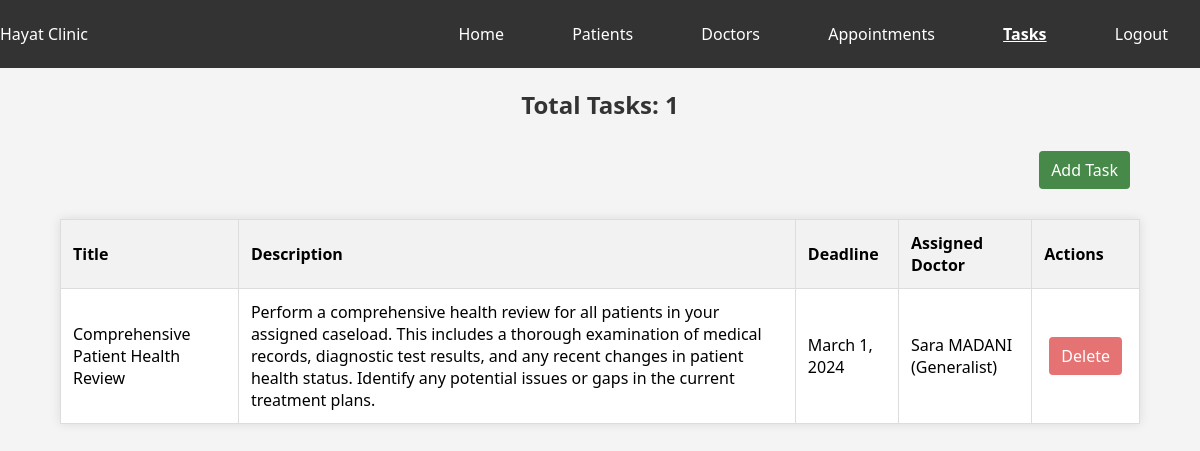
Screenshot of /project/admin/tasks/ (signed in) with the database file from the repository.
### Project/models.py (models this page shows, shortened)
class Task(models.Model):
    tid = models.AutoField(primary_key=True)
    title = models.CharField(max_length=100)
    description = models.TextField()
    deadline = models.DateField()
    assigned_doctor = models.ForeignKey(Doctor, on_delete=models.CASCADE)

class Doctor(models.Model):
    did = models.AutoField(primary_key=True)
    user = models.OneToOneField(User, on_delete=models.CASCADE)
    SPECIALITY_CHOICES = [
        ("GENERALIST", "Generalist"),
        ("CARDIO", "Cardiologist"),
        ("DERM", "Dermatologist"),
        ("NEURO", "Neurologist"),
        ("ORTHO", "Orthopedic Surgeon"),
        ("ENT", "Otolaryngologist (ENT Specialist)"),
        ("PEDI", "Pediatrician"),
        ("PSYCH", "Psychiatrist"),
    ]
    phone_number = models.CharField(max_length=15, null=False, blank=False)
    address = models.TextField(null=False, blank=False)
    date_recruitment = models.DateField(null=False, blank=False)
    speciality = models.CharField(max_length=10, choices=SPECIALITY_CHOICES, null=False, blank=False)
    def __str__(self):
        return f"{self.user.get_full_name()} ({self.get_speciality_display()})"

### Project/views.py (the view)
# urls.py: path('admin/tasks/', views.admin_tasks, name='admin_tasks'),
@staff_member_required
@login_required
def admin_tasks(request):
    tasks = Task.objects.all()  # Retrieve all tasks from the database
    return render(request, 'admin_tasks.html', {'tasks': tasks})

### Project/templates/admin_tasks.html (shortened to what this page needs)
<!DOCTYPE html>
<html lang="en">
  <head>
  </head>
  <body>
    <nav>
      <span>Hayat Clinic</span>
      <div>
        <a href="{% url 'admin_home' %}">Home</a>
        <a href="{% url 'admin_patients' %}">Patients</a>
        <a href="{% url 'admin_doctors' %}">Doctors</a>
        <a href="{% url 'admin_appointments' %}">Appointments</a>
        <a
          href="{% url 'admin_tasks' %}"
          style="text-decoration: underline; font-weight: bold"
          >Tasks</a
        >
        <a class="logout" href="{% url 'logout' %}">Logout</a>
      </div>
    </nav>
    <h2>Total Tasks: {{ tasks.count }}</h2>
    <a href="{% url 'add_task' %}" class="add-task">Add Task</a>
    <table>
      <thead>
        <tr>
          <th>Title</th>
          <th>Description</th>
          <th>Deadline</th>
          <th>Assigned Doctor</th>
          <th>Actions</th>
        </tr>
      </thead>
      <tbody>
        {% for task in tasks %}
        <tr>
          <td>{{ task.title }}</td>
          <td>{{ task.description }}</td>
          <td>{{ task.deadline }}</td>
          <td>{{ task.assigned_doctor }}</td>
          <td>
            <a
              href="{% url 'delete_task' task_id=task.tid %}"
              class="delete-task"
              >Delete</a
            >
          </td>
        </tr>
        {% endfor %}
      </tbody>
    </table>
  </body>
</html>

### Project/templates/admin_tasks.html (style rules this page uses)
body { font-family: "Segoe UI", Tahoma, Geneva, Verdana, sans-serif; background-color: #f4f4f4; margin: 0; padding: 0; display: flex; flex-direction: column; align-items: center; }
nav { background-color: #333; color: white; padding: 10px; display: flex; justify-content: space-between; align-items: center; width: 100%; top: 0; left: 0; }
nav a { color: white; text-decoration: none; margin: 5px 20px; }
h2 { color: #333; margin-top: 20px; }
table { width: 90%; border-collapse: collapse; margin-top: 20px; background-color: #fff; box-shadow: 0 0 10px rgba(0, 0, 0, 0.1); }
th, td { border: 1px solid #ddd; padding: 12px; text-align: left; }
th { background-color: #f2f2f2; }
a { display: inline-block; padding: 8px 12px; margin: 10px 5px; text-align: center; text-decoration: none; border-radius: 4px; }
a.delete-task { background-color: #e57373; color: white; }
a.add-task { background-color: #468948; color: white; margin-left: auto; margin-right: 70px; }

### rows the page displays
Task: title "Comprehensive Patient Health Review", description "Perform a comprehensive health review for all patients in your assigned caseload. This includes a thorough examination of medical records, diagnostic test results, and any recent changes in patient health status. Identify any potential issues or gaps in the current treatment plans.", deadline "March 1, 2024", assigned_doctor "Sara MADANI (Generalist)"

### other values shown
{{ tasks.count }} "1"
